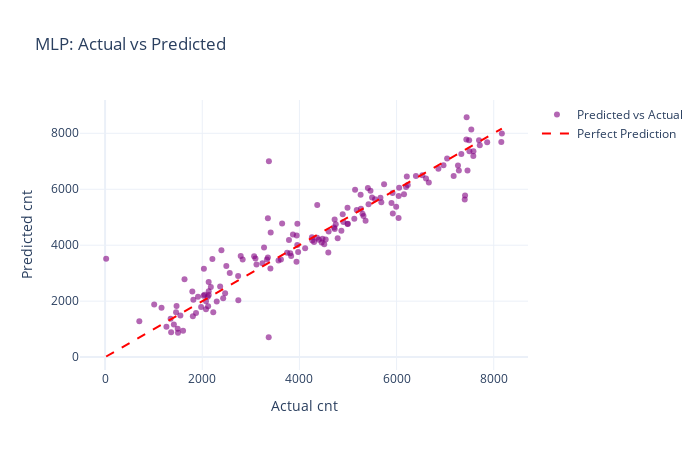

The notebook cell saved with this chart:
### Markdown cell above
To conclude the model evaluation process, we visualize the predictions made by the neural network (MLP Regressor) against the actual bike rental counts. This step provides a more intuitive assessment of how well the model performs, especially in comparison to other models like the Decision Tree and Random Forest.

### Code cell
# Create scatter plot
fig = go.Figure()

# Add predicted vs actual points
fig.add_trace(go.Scatter(
    x=y_test,
    y=y_pred_mlp,
    mode='markers',
    marker=dict(color='purple', opacity=0.6),
    name='Predicted vs Actual'
))

# Add diagonal
fig.add_trace(go.Scatter(
    x=[y_test.min(), y_test.max()],
    y=[y_test.min(), y_test.max()],
    mode='lines',
    line=dict(dash='dash', color='red'),
    name='Perfect Prediction'
))

# Customize layout
fig.update_layout(
    title='MLP: Actual vs Predicted',
    xaxis_title='Actual cnt',
    yaxis_title='Predicted cnt',
    template='plotly_white',
    width=700,
    height=450
)

fig.show()

### Figure 1 — Plotly figure (JSON) as saved in the notebook; plotly's stock layout.template omitted (floating-point values rounded to 4 significant figures; data arrays with more than 128 entries replaced by an {"elided": "..."} marker saying what was removed)
{"data": [{"marker": {"color": "purple", "opacity": 0.6}, "mode": "markers", "name": "Predicted vs Actual", "type": "scatter", "x": {"elided": "147 int values"}, "y": {"elided": "147 float values"}}, {"line": {"color": "red", "dash": "dash"}, "mode": "lines", "name": "Perfect Prediction", "type": "scatter", "x": [22, 8167], "y": [22, 8167]}], "layout": {"height": 450, "title": {"text": "MLP: Actual vs Predicted"}, "width": 700, "xaxis": {"title": {"text": "Actual cnt"}}, "yaxis": {"title": {"text": "Predicted cnt"}}}}
